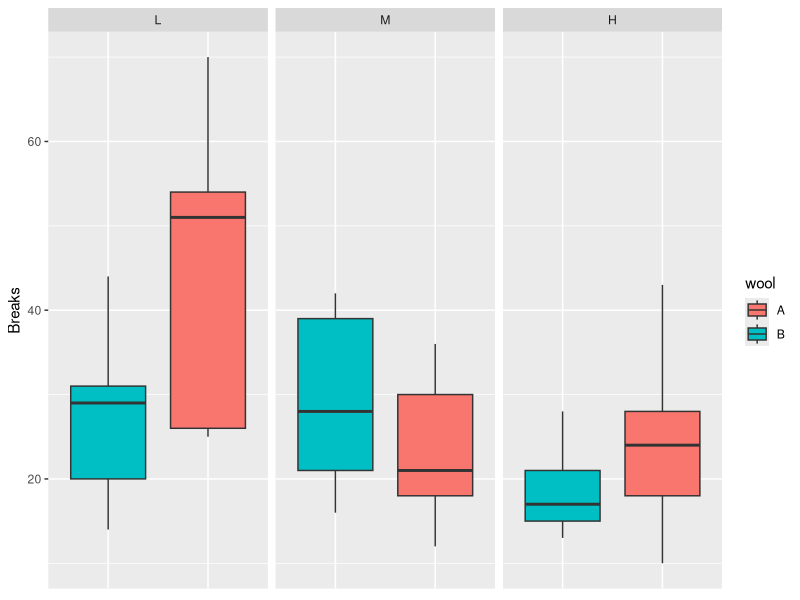
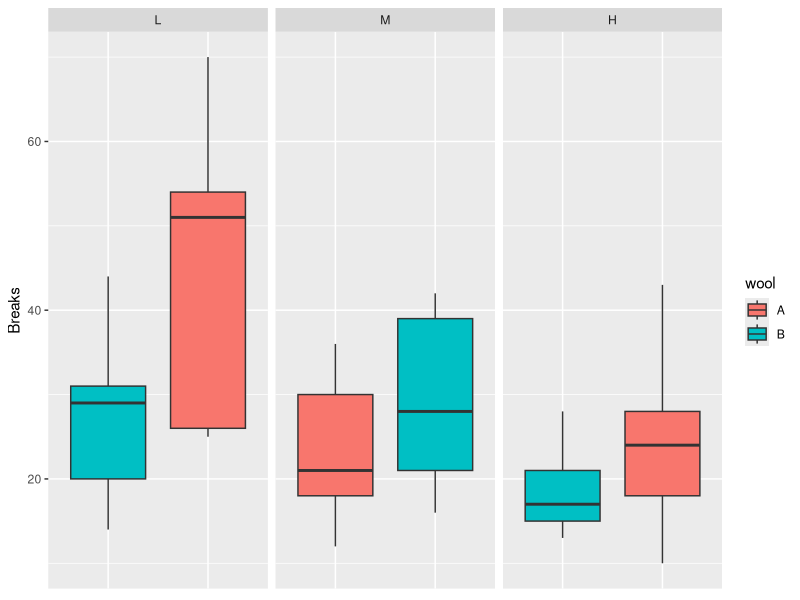
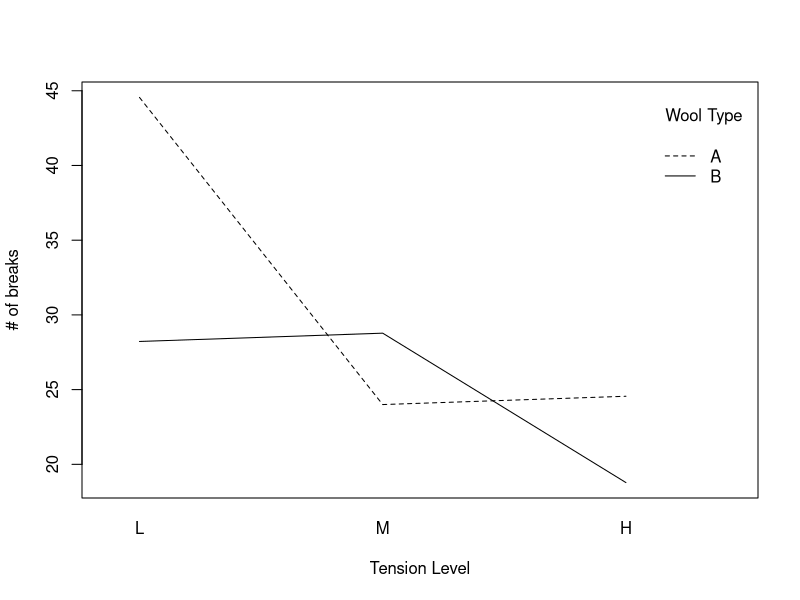
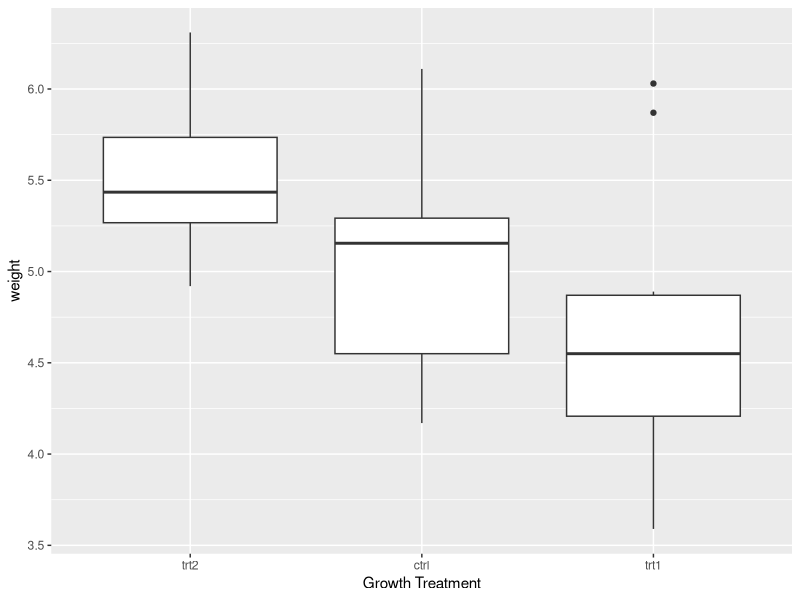

The R source for these figures, in order:
## ---- chunk 1

library(tidyverse)

## ---- chunk 2

?warpbreaks

## ---- chunk 3

warpbreaks |> str()

## ---- chunk 4
warpbreaks |> group_by(wool) |> summarize(mean_breaks = round(mean(breaks), 1), sd_breaks   = round(sd(breaks), 1)) |>
arrange(mean_breaks)
## ---- chunk 5
warpbreaks |> group_by(tension) |> summarize(mean_breaks = round(mean(breaks), 1), sd_breaks   = round(sd(breaks), 1)) |>
arrange(mean_breaks)
## ---- chunk 6
warpbreaks |> group_by(tension, wool) |> summarize(mean_breaks = round(mean(breaks), 1), sd_breaks   = round(sd(breaks), 1)) |>
arrange(tension, mean_breaks)
## ---- chunk 7
warpbreaks |> group_by(tension, wool) |> summarize(mean_breaks = round(mean(breaks), 1), sd_breaks   = round(sd(breaks), 1)) |>
arrange(tension, mean_breaks) |> slice(1)
## ---- chunk 8
warpbreaks |> ggplot(aes(x=reorder(wool,breaks,FUN=median), y = breaks, fill = wool)) + geom_boxplot() + facet_wrap(~ tension) + labs(x = "wool", y = "Breaks") + theme(axis.text.x = element_blank(), axis.ticks.x = element_blank(), axis.title.x = element_blank())
## ---- chunk 9
warpbreaks |>
  mutate(wool_tension = reorder(interaction(wool, tension), breaks, FUN = median)) |>
  ggplot(aes(x = wool_tension, y = breaks, fill = wool)) +
  geom_boxplot() +
  facet_wrap(~ tension, scales = "free_x") +
  labs(x = "wool", y = "Breaks") +
  theme(axis.text.x = element_blank(),
        axis.ticks.x = element_blank(),
        axis.title.x = element_blank())
## ---- chunk 10

interaction.plot ( warpbreaks$tension, warpbreaks$wool, warpbreaks$breaks, xlab ="Tension Level", trace.label= "Wool Type", ylab= "# of breaks")

## ---- chunk 11
twoway_breaks_yarn <- aov(breaks ~ wool * tension, data= warpbreaks)

summary (twoway_breaks_yarn)
## ---- chunk 12

data(PlantGrowth)

## ---- chunk 13

PlantGrowth|> str()

## ---- chunk 14

PlantGrowth |> distinct(group)

## ---- chunk 15
PlantGrowth |> group_by(group) |> summarise(mean_weight = round(mean(weight), 3), sd_weight = round(sd(weight), 3) ) |> arrange(desc(mean_weight))
## ---- chunk 16
PlantGrowth |> ggplot(aes(x = reorder(group, -weight, FUN=median), y = weight)) + geom_boxplot() + labs(x = "Growth Treatment", y = "weight")
## ---- chunk 17
one_way_plant_growth <- aov(weight ~ group, data = PlantGrowth)
summary(one_way_plant_growth)
## ---- chunk 18
PlantGrowth |> group_by(group) |> summarise(mean_weight = round(mean(weight), 3) ) |> arrange (desc(mean_weight))
## ---- chunk 19
TukeyHSD(one_way_plant_growth)
